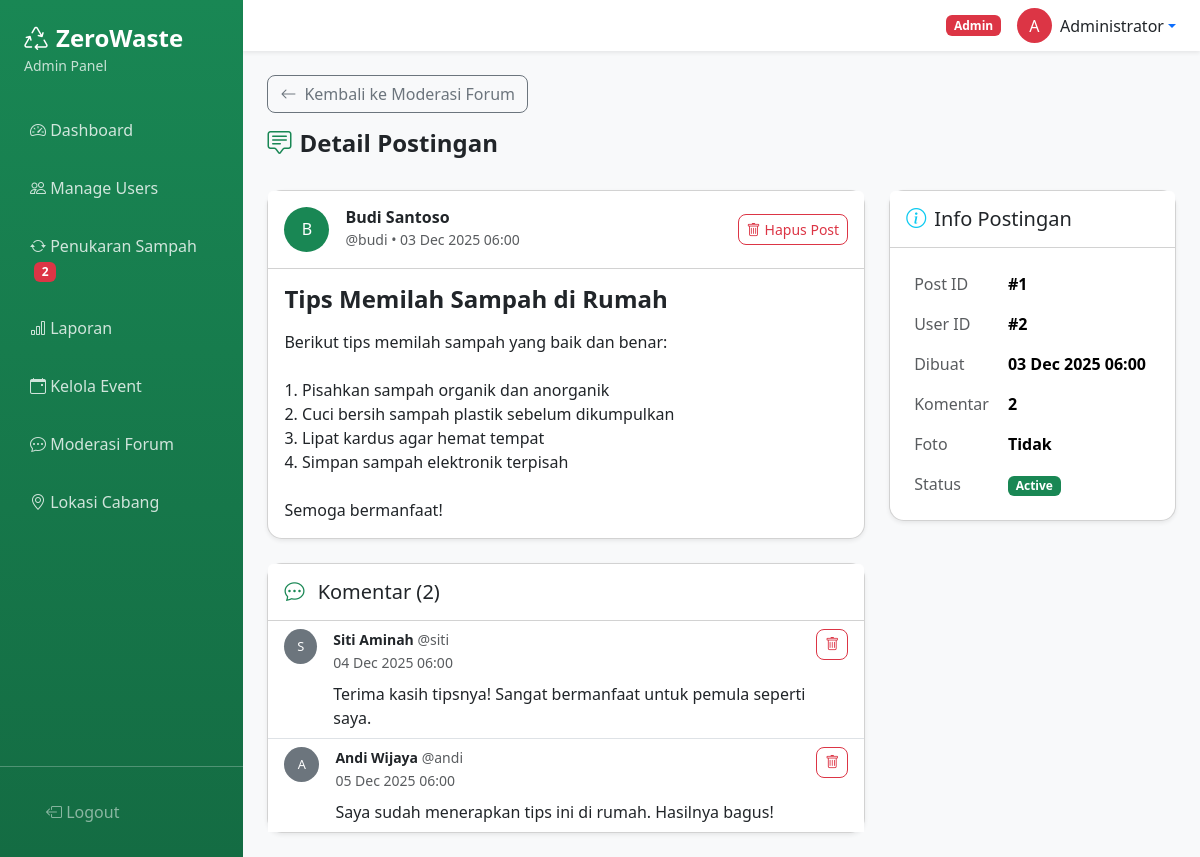
/admin/forum-detail.php?id=1 (signed in), run on the app's committed database.
### tables this page shows
CREATE TABLE `forum_posts` (
  `id` int(11) NOT NULL AUTO_INCREMENT,
  `user_id` int(11) NOT NULL,
  `title` varchar(255) NOT NULL,
  `content` text NOT NULL,
  `photo` varchar(255) DEFAULT NULL,
  `is_deleted` tinyint(1) DEFAULT 0,
  `created_at` datetime DEFAULT CURRENT_TIMESTAMP,
  PRIMARY KEY (`id`),
  KEY `user_id` (`user_id`),
  CONSTRAINT `forum_posts_ibfk_1` FOREIGN KEY (`user_id`) REFERENCES `users` (`id`) ON DELETE CASCADE
);

CREATE TABLE `users` (
  `id` int(11) NOT NULL AUTO_INCREMENT,
  `username` varchar(50) NOT NULL,
  `email` varchar(100) NOT NULL,
  `password` varchar(255) NOT NULL,
  `full_name` varchar(100) NOT NULL,
  `phone` varchar(20) DEFAULT NULL,
  `address` text DEFAULT NULL,
  `points` int(11) DEFAULT 0,
  `role` varchar(20) DEFAULT 'user',
  `is_active` tinyint(1) DEFAULT 1,
  `is_forum_blocked` tinyint(1) DEFAULT 0,
  `created_at` datetime DEFAULT CURRENT_TIMESTAMP,
  `updated_at` datetime DEFAULT CURRENT_TIMESTAMP ON UPDATE CURRENT_TIMESTAMP,
  PRIMARY KEY (`id`),
  UNIQUE KEY `username` (`username`),
  UNIQUE KEY `email` (`email`)
);

CREATE TABLE `forum_comments` (
  `id` int(11) NOT NULL AUTO_INCREMENT,
  `post_id` int(11) NOT NULL,
  `user_id` int(11) NOT NULL,
  `content` text NOT NULL,
  `is_deleted` tinyint(1) DEFAULT 0,
  `created_at` datetime DEFAULT CURRENT_TIMESTAMP,
  PRIMARY KEY (`id`),
  KEY `post_id` (`post_id`),
  KEY `user_id` (`user_id`),
  CONSTRAINT `forum_comments_ibfk_1` FOREIGN KEY (`post_id`) REFERENCES `forum_posts` (`id`) ON DELETE CASCADE,
  CONSTRAINT `forum_comments_ibfk_2` FOREIGN KEY (`user_id`) REFERENCES `users` (`id`) ON DELETE CASCADE
);

### config/functions.php (called while the page is built, shortened)
<?php
function sanitize($data) {
    return htmlspecialchars(trim($data), ENT_QUOTES, 'UTF-8');
}
function formatDateTime($datetime) {
    return date('d M Y H:i', strtotime($datetime));
}
?>

### admin/forum-detail.php (the view, shortened to what this page needs)
<?php
require_once '../config/database.php';
require_once '../config/functions.php';
$postId = intval($_GET['id'] ?? 0);
$stmt = $pdo->prepare("
    SELECT p.*, u.full_name, u.username, u.is_forum_blocked
    FROM forum_posts p
    JOIN users u ON p.user_id = u.id
    WHERE p.id = ?
");
$stmt->execute([$postId]);
$post = $stmt->fetch();
$stmt = $pdo->prepare("
    SELECT c.*, u.full_name, u.username
    FROM forum_comments c
    JOIN users u ON c.user_id = u.id
    WHERE c.post_id = ?
    ORDER BY c.created_at ASC
");
$stmt->execute([$postId]);
$comments = $stmt->fetchAll();
?>
<!DOCTYPE html>
<html lang="id">
<head>
    <link href="https://cdn.jsdelivr.net/npm/bootstrap@5.3.2/dist/css/bootstrap.min.css" rel="stylesheet">
    <link href="https://cdn.jsdelivr.net/npm/bootstrap-icons@1.11.1/font/bootstrap-icons.css" rel="stylesheet">
    <link href="../assets/css/style.css" rel="stylesheet">
</head>
<body>
    <div class="d-flex">
        <?php include 'includes/sidebar.php'; ?>
        <div class="main-content flex-grow-1">
            <?php include 'includes/topbar.php'; ?>
            <div class="container-fluid p-4">
                <div class="row mb-4">
                    <div class="col-12">
                        <a href="forum.php" class="btn btn-outline-secondary mb-3">
                            <i class="bi bi-arrow-left me-2"></i>Kembali ke Moderasi Forum
                        </a>
                        <h4 class="fw-bold"><i class="bi bi-chat-square-text me-2 text-success"></i>Detail Postingan</h4>
                    </div>
                </div>
                <div class="row">
                    <div class="col-lg-8">
                        <div class="card shadow-sm mb-4">
                            <div class="card-header bg-white py-3 d-flex justify-content-between align-items-center">
                                <div class="d-flex align-items-center">
                                    <div class="bg-success text-white rounded-circle d-flex align-items-center justify-content-center me-3" style="width: 45px; height: 45px;">
                                        <?= strtoupper(substr($post['full_name'] ?? 'U', 0, 1)) ?>
                                    </div>
                                    <div>
                                        <h6 class="mb-0 fw-bold"><?= sanitize($post['full_name'] ?? '') ?></h6>
                                        <small class="text-muted">@<?= sanitize($post['username'] ?? '') ?> &bull; <?= formatDateTime($post['created_at'] ?? '') ?></small>
                                    </div>
                                </div>
                                <form method="POST" onsubmit="return confirm('Hapus postingan ini?')">
                                    <button type="submit" class="btn btn-outline-danger btn-sm">
                                        <i class="bi bi-trash me-1"></i>Hapus Post
                                    </button>
                                </form>
                            </div>
                            <div class="card-body">
                                <h4 class="fw-bold mb-3"><?= sanitize($post['title'] ?? '') ?></h4>
                                <div class="post-content">
                                    <?= nl2br(sanitize($post['content'] ?? '')) ?>
                                </div>
                            </div>
                        </div>
                        <div class="card shadow-sm">
                            <div class="card-header bg-white py-3">
                                <h5 class="mb-0">
                                    <i class="bi bi-chat-dots me-2 text-success"></i>
                                    Komentar (<?= count($comments) ?>)
                                </h5>
                            </div>
                            <div class="card-body p-0">
                                <?php if (empty($comments)): ?>
                                <div class="p-4 text-center text-muted">
                                    <i class="bi bi-chat fs-1 mb-3"></i>
                                    <p class="mb-0">Belum ada komentar</p>
                                </div>
                                <?php else: ?>
                                <div class="list-group list-group-flush">
                                    <?php foreach ($comments as $comment): ?>
                                    <div class="list-group-item <?= ($comment['is_deleted'] ?? false) ? 'bg-light' : '' ?>">
                                        <div class="d-flex justify-content-between align-items-start">
                                            <div class="d-flex">
                                                <div class="bg-secondary text-white rounded-circle d-flex align-items-center justify-content-center me-3" style="width: 35px; height: 35px; font-size: 0.8rem;">
                                                    <?= strtoupper(substr($comment['full_name'] ?? 'U', 0, 1)) ?>
                                                </div>
                                                <div>
                                                    <div class="fw-bold small">
                                                        <?= sanitize($comment['full_name'] ?? '') ?>
                                                        <span class="text-muted fw-normal">@<?= sanitize($comment['username'] ?? '') ?></span>
                                                    </div>
                                                    <small class="text-muted"><?= formatDateTime($comment['created_at'] ?? '') ?></small>
                                                    <p class="mb-0 mt-2"><?= nl2br(sanitize($comment['content'] ?? '')) ?></p>
                                                </div>
                                            </div>
                                            <?php if (!($comment['is_deleted'] ?? false)): ?>
                                            <form method="POST" onsubmit="return confirm('Hapus komentar ini?')">
                                                <button type="submit" class="btn btn-outline-danger btn-sm">
                                                    <i class="bi bi-trash"></i>
                                                </button>
                                            </form>
                                            <?php endif; ?>
                                        </div>
                                    </div>
                                    <?php endforeach; ?>
                                </div>
                                <?php endif; ?>
                            </div>
                        </div>
                    </div>
                    <div class="col-lg-4">
                        <div class="card shadow-sm">
                            <div class="card-header bg-white py-3">
                                <h5 class="mb-0"><i class="bi bi-info-circle me-2 text-info"></i>Info Postingan</h5>
                            </div>
                            <div class="card-body">
                                <table class="table table-borderless mb-0">
                                    <tr>
                                        <td class="text-muted">Post ID</td>
                                        <td class="fw-bold">#<?= $post['id'] ?></td>
                                    </tr>
                                    <tr>
                                        <td class="text-muted">User ID</td>
                                        <td class="fw-bold">#<?= $post['user_id'] ?></td>
                                    </tr>
                                    <tr>
                                        <td class="text-muted">Dibuat</td>
                                        <td class="fw-bold"><?= formatDateTime($post['created_at'] ?? '') ?></td>
                                    </tr>
                                    <tr>
                                        <td class="text-muted">Komentar</td>
                                        <td class="fw-bold"><?= count($comments) ?></td>
                                    </tr>
                                    <tr>
                                        <td class="text-muted">Foto</td>
                                        <td class="fw-bold"><?= !empty($post['photo']) ? 'Ya' : 'Tidak' ?></td>
                                    </tr>
                                    <tr>
                                        <td class="text-muted">Status</td>
                                        <td>
                                            <?php if ($post['is_deleted'] ?? false): ?>
                                            <span class="badge bg-secondary">Deleted</span>
                                            <?php else: ?>
                                            <span class="badge bg-success">Active</span>
                                            <?php endif; ?>
                                        </td>
                                    </tr>
                                </table>
                            </div>
                        </div>
                    </div>
                </div>
            </div>
        </div>
    </div>
</body>
</html>

### assets/css/style.css (style rules this page uses)
:root { --primary-green: #198754; --light-green: #d1e7dd; --dark-green: #146c43; }
body { font-family: 'Segoe UI', Tahoma, Geneva, Verdana, sans-serif; }
.card { border-radius: 15px; transition: transform 0.2s, box-shadow 0.2s; }
.btn { border-radius: 8px; }
.main-content { background-color: #f8f9fa; min-height: 100vh; }

### data on the page
forum_posts: user.full_name "B", user.full_name "Budi Santoso", user.username "budi", created_at "03 Dec 2025 06:00", title "Tips Memilah Sampah di Rumah", content "Berikut tips memilah sampah yang baik dan benar: 1. Pisahkan sampah organik dan anorganik 2. Cuci bersih sampah plastik sebelum dikumpulkan 3. Lipat kardus agar hemat tempat 4. Simpan sampah elektronik terpisah Semoga bermanfaat!", id "1", user "2"
forum_comments: user.full_name "S", user.full_name "Siti Aminah", user.username "siti", created_at "04 Dec 2025 06:00", content "Terima kasih tipsnya! Sangat bermanfaat untuk pemula seperti saya."
forum_comments: user.full_name "A", user.full_name "Andi Wijaya", user.username "andi", created_at "05 Dec 2025 06:00", content "Saya sudah menerapkan tips ini di rumah. Hasilnya bagus!"

### other printed values
$pendingCount "2"
substr($_SESSION['full_name'], 0, 1) "A"
$_SESSION['full_name'] "Administrator"
count($comments) "2"
